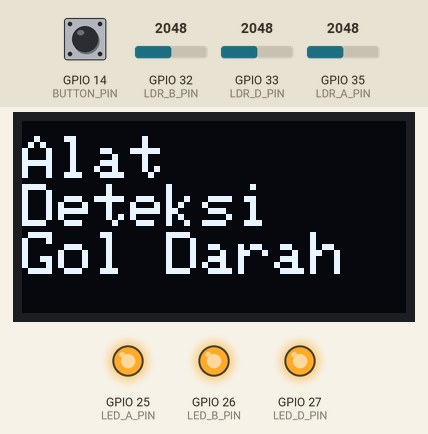
Bench run of a sketch on a simulated ESP32. Shown: 128×64 one-colour display, output pins drawn as LEDs (lit = HIGH). The inputs (shaded band) are chosen by the test bench; at power-on: GPIO 14 (BUTTON_PIN) HIGH, GPIO 32 (LDR_B_PIN) = 2048, GPIO 33 (LDR_D_PIN) = 2048, GPIO 35 (LDR_A_PIN) = 2048. WiFi joins after 1.5 s; servers stay silent unless stated; uploads are accepted with an empty reply; what the sketch prints to the serial monitor is not drawn.

Above: at 4.7 s.
4.8 s: GPIO 14 (BUTTON_PIN) pulled LOW for 0.15 s
At 5.19 s:
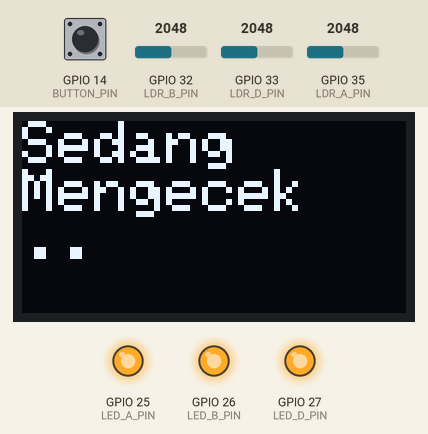
At 7.9 s:
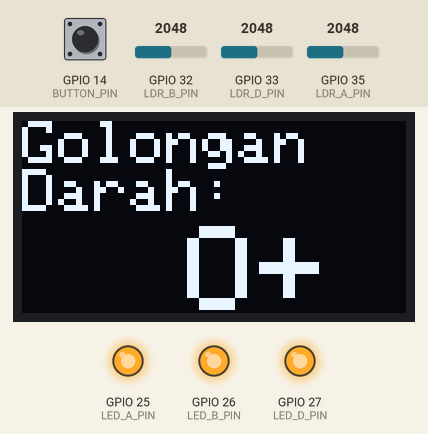
8.5 s: GPIO 14 (BUTTON_PIN) pulled LOW for 3.2 s
At 11.59 s:
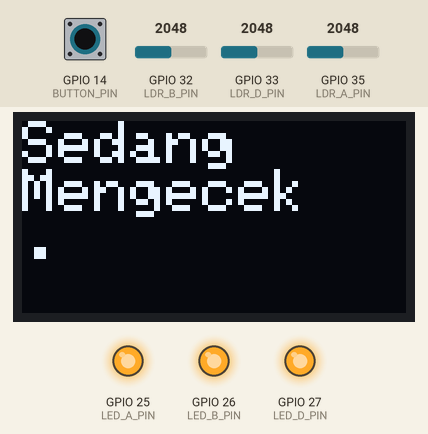
Timing chart, 0 to 13.1 s (numbered marks = the images above; inputs shaded):
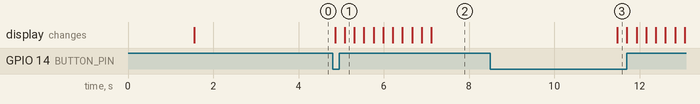

The sketch:

alat_deteksi_golongan_darah.ino
```cpp
#include <WiFi.h> // library koneksi
#include <Adafruit_SSD1306.h> // Memanggil Library OLED SSD1306
// #include <Adafruit_GFX.h>

// variabel sensor LDR
#define LDR_A_PIN 35
#define LDR_B_PIN 32
#define LDR_D_PIN 33

// variabel push button
#define BUTTON_PIN 14

// variabel LED
#define LED_A_PIN 25
#define LED_B_PIN 26
#define LED_D_PIN 27

#define SCREEN_WIDTH 128 // Lebar Oled dalam Pixel
#define SCREEN_HEIGHT 64 // Tinggi Oled dalam Pixel
#define OLED_RESET     4
Adafruit_SSD1306 display(SCREEN_WIDTH, SCREEN_HEIGHT, &Wire, OLED_RESET);// untuk Arduino berkomunikasi dengan OLED

              //Mendeklarasi varibel dataInt

/*
 * Wiring Cable On OlED
 * SCL --> D22
 * SDA --> D21
 */

// nilai kalibrasi nilai sensor LDR
int kalibrasi_a = 400;
int kalibrasi_b = 310;
int kalibrasi_d = 5800;

// Konfigurasi WiFi
const char *ssid = "Redmi Note 10 Pro";
const char *password = "1sampai8";

// IP Address server
const char *host = "172.20.10.2";

void setup() {
  Serial.begin(9600);
  display.begin(SSD1306_SWITCHCAPVCC, 0x3C);  // alamat I2C 0x3C untuk 128x64
  display.clearDisplay();
  WiFi.mode(WIFI_STA);
  WiFi.begin(ssid, password);

  Serial.print("Menunggu koneksi");
  while (WiFi.status() != WL_CONNECTED) {
    delay(100);
    Serial.print(".");
  }

  Serial.println("");
  Serial.println("Koneksi berhasil");
    display.setTextSize(2);// untuk ukuran Text
    display.setTextColor(WHITE);//untuk backgroudn dari OLED
    display.setCursor(0,5);//(0 kesamping, 5 ke atas atau ke bawah )
    display.println("Alat");//untuk menampilkan ke oled
    display.println("Deteksi");
    display.println("Gol Darah");
    display.display();//fungsi untuk menampilkan
    delay(2000);
    display.clearDisplay();//untuk membersihkan layar oled

  pinMode(LDR_A_PIN, INPUT);
  pinMode(LDR_B_PIN, INPUT);
  pinMode(LDR_D_PIN, INPUT);

  pinMode(LED_A_PIN, OUTPUT);
  pinMode(LED_B_PIN, OUTPUT);
  pinMode(LED_D_PIN, OUTPUT);

  pinMode(BUTTON_PIN, INPUT_PULLUP);

  digitalWrite(LED_A_PIN, HIGH);
  digitalWrite(LED_B_PIN, HIGH);
  digitalWrite(LED_D_PIN, HIGH);
}

void loop() {
  delay(10);
  int button = digitalRead(BUTTON_PIN);
  if (button == LOW) {
    delay(10);
    int ldr_a = analogRead(LDR_A_PIN);
    delay(10);
    int ldr_b = analogRead(LDR_B_PIN);
    delay(10);
    int ldr_d = analogRead(LDR_D_PIN);
    display.clearDisplay();
    display.setTextSize(2);
    display.setTextColor(WHITE);
    display.setCursor(0,0);
    display.println("Sedang");
    display.println("Mengecek");
    int i = 1;
    while(i <= 10){//ketika kondisi terpenuhi dia akan berhenti, tetapi jika kondisi belum terpenuhi dia akan terus melakukan perulangan
    display.print(".");
    display.display();
    i++;//iterasi, nlai i akan selalu bertambah sampai kondisi terpenuhi yaitu 10
    delay(200);//jeda selama 0.2 detik
    }
    display.clearDisplay();
    Serial.println("LDR A : " + String(ldr_a));
    Serial.println("LDR B : " + String(ldr_b));
    Serial.println("LDR D : " + String(ldr_d));
    Serial.println();

    String gol_darah;
    String rhesus;

    if (ldr_a <= kalibrasi_a) {
      if (ldr_b <= kalibrasi_b) {
        gol_darah = "AB";
      } else {
        gol_darah = "A";
      }
    } else {
      if (ldr_b <= kalibrasi_b) {
        gol_darah = "B";
      } else {
        gol_darah = "O";
      }
    }

    if (ldr_d <= kalibrasi_d) {
      rhesus = "+";
    } else {
      rhesus = "-";
    }
    display.clearDisplay();
    display.setTextSize(2);
    display.setTextColor(WHITE);
    display.setCursor(0,0);
    display.println("Golongan");
    display.println("Darah: ");
    display.setCursor(55,35);
    display.setTextSize(4);
    display.print(gol_darah + rhesus);
    display.display();
    delay(2000);
    Serial.println("Golongan Darah : " + gol_darah);
    Serial.println("Rhesus : " + rhesus);
    Serial.println();

    kirim(gol_darah, rhesus);
    delay(1000);
  }
}

void kirim(String gol_darah, String rhesus){
  // mengirimkan ke alamat host dengan port 80
  WiFiClient client;
  const int httpPort = 80;

  // mencoba terkoneksi dengan host
  if (!client.connect(host, httpPort)) {
    Serial.println("Koneksi Gagal");
    return;
  }

  if(rhesus == "+"){
    rhesus = "%2B";
  }else{
    rhesus = "%2D";
  }

  // alamat tujuan
  String url = "/golongan_darah/simpan_data.php?gol="+gol_darah+"&rhesus="+rhesus;

  // mengirimkan request ke server
  client.print("GET " + url + " HTTP/1.1\r\n" +
               "Host: " + host + "\r\n" +
               "Connection: close\r\n\r\n");

  unsigned long timeout = millis();
  while (client.available() == 0) {
    if (millis() - timeout > 1000) {
      Serial.println("client timeout !");
      client.stop();
      return;
    }
  }

  // membaca balasan dari server dan tampilkan di serial monitor
  while (client.available()) {
    String line = client.readStringUntil('\r');
    Serial.print(line);
  }

  Serial.println("Selesai");
}
```

Measured:
- after the input at 4.8 s, the display: first changes after 0.06 s (image 1 shows a later state)
- after the input at 8.5 s, the display: changes after 3.0 s (image 3)
